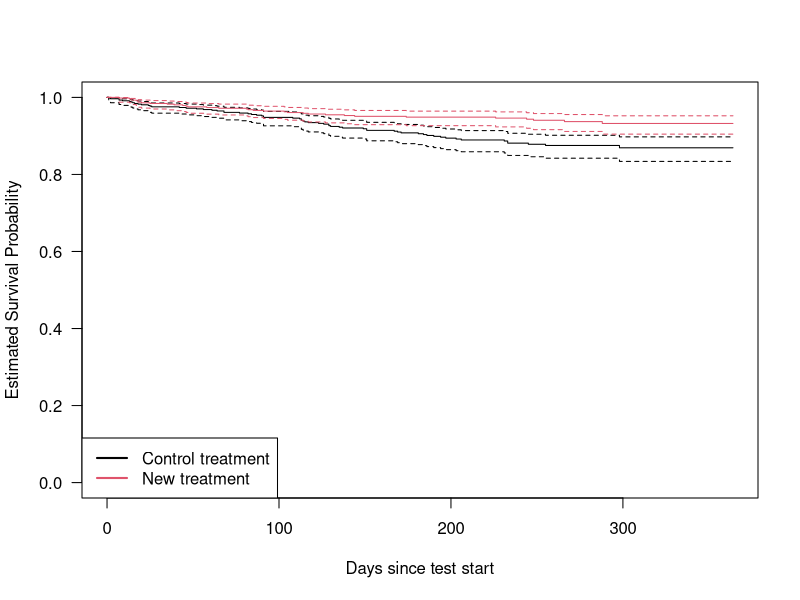
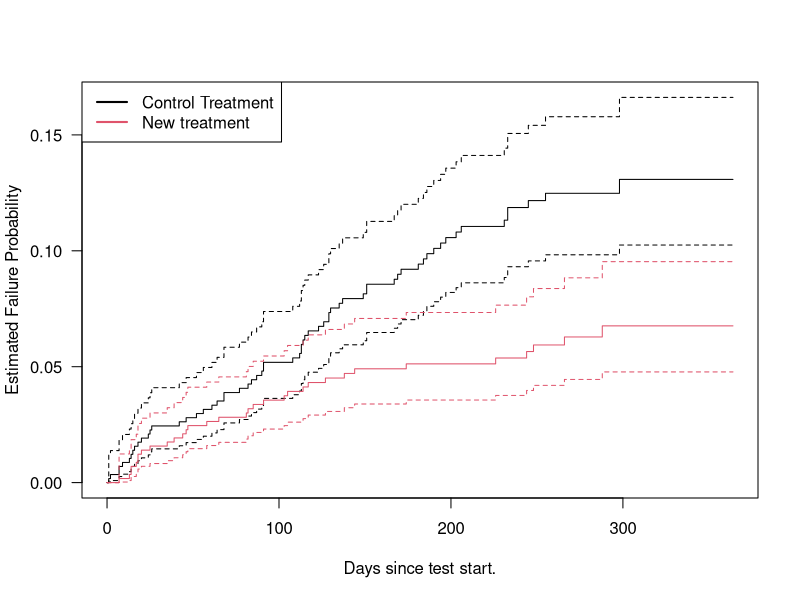
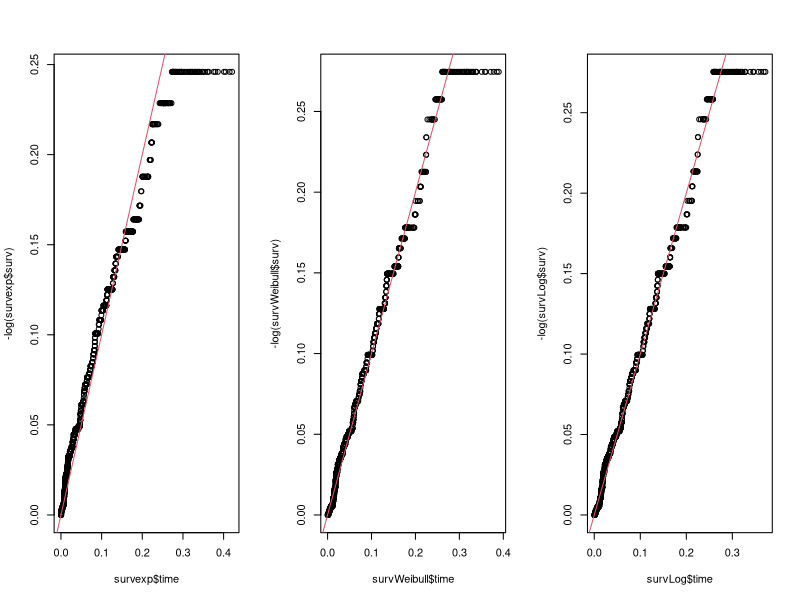
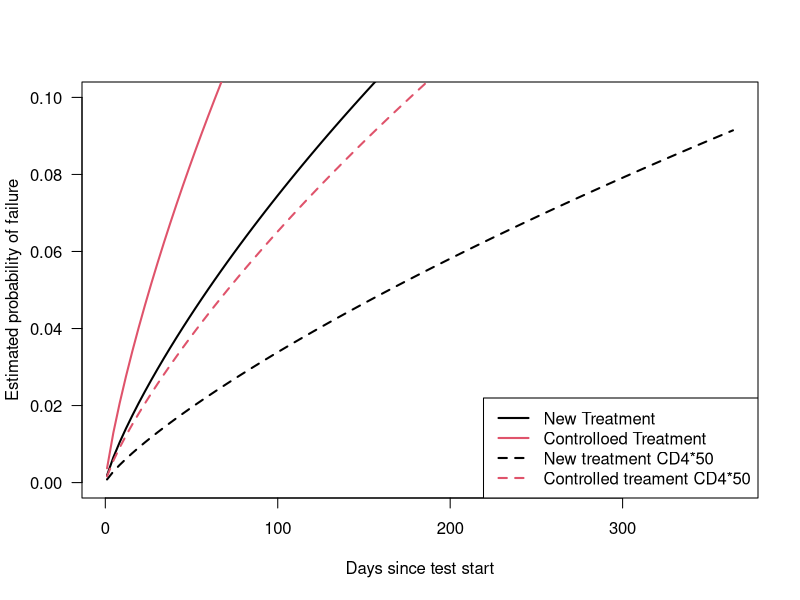

The R source for these figures, in order:
library(lmtest)
setwd("C:/Users/Christian/Desktop/5. Semester/StatMod/Assignment 2")

logistic <- read.delim("Logistic.txt", header=TRUE, sep="")

#n = total number og ikke no, explanatory er logistic$AZT
fitlog <- glm(cbind(logistic$AIDS_yes, n-logistic$AIDS_yes)~logistic$AZT, family=binomial("logit"), data=logistic)
summary(fitlog)

########odds ratio, it's logit so e^(b1) og e^(b0)###########
#When patient is not treated with AZT, odds ratio is 0.355
exp(fitlog$coefficients[1])
#When patient is treated with AZT, odds ratio is 0.486, this is how much the odds 
#of AIDS decreases
exp(fitlog$coefficients[2])

#confidence interval and odds ratio, interval doesn't cover 0, indicates significance
round(exp(cbind(OR = coef(fitlog), confint.default(fitlog, level=0.95))),5)

######################MODEL COMPARISON########################
#Log ratio test, givet ved deviance, page 168, model comparison, IAL
#null model deviance and the deviance of the model with AZT
LRT<- fitlog$null.deviance-fitlog$deviance
#pvalue
1-pchisq(LRT, df=1)

#this is less than 5%, we reject H0: AZT have no effect on AIDS.
#LRT sees if there is a significant difference between the null model
#and the model with AZTyes

#wald test, works best for large data sets. Tests if B1 is significant
#it does this by looking at if it improves the MLE or not
#H0: B1=0, if the nulhypothesis is accepted, B1 is insignificant
Z<-(fitlog$coefficients[2]/summary(fitlog)$coefficients[, 2][2])^2
1-pchisq(Z, df=1)
#we see it's significant, H0 is rejected

#confidence interval for the coefficients, they don't span over 0. They are significant
confint(fitlog)

#Score test, what's wrong? regn den ud selv
s <- function(psi,x,N){
    theta <- exp(psi)/(1+exp(psi))
    n *(mean(x) - N * theta) /(theta*(1-theta))
}

I <- function(psi, x, N){
  n*N*exp(psi)/(1+exp(psi))^2
}

#score test med ANOVA, den er signifikant
anova(fitlog, test="Rao")



###################### PART 3 SURVIVAL ANALYSIS ##########################
library(survival)
actg<-read.delim("actg320.txt", header=TRUE, sep="")

# Number of events indicate AIDS or death, 1=dead, 63 deaths in control treatment
#33 in new treatment
by(actg$event, actg$tx, sum)

# Total follow up time in days
by(actg$time, actg$tx, sum)
#average of 236 days
by(actg$time, actg$tx, summary)

#survival fit
Surv.tx <- survfit(Surv(time, event == 1)~tx, conf.type = "log-log", data = actg)
Surv.tx

#clearly the new treatment group are doing better, confidence interval doesn't cross each other
#and we see that overall the new treatment group has a higher survival probability
plot(Surv.tx, conf.int = TRUE, las = 1, xlab = "Days since test start",
     ylab = "Estimated Survival Probability", col=1:2, lwd = 1)
legend("bottomleft", col=1:2, c("Control treatment","New treatment"), lwd=2)

#Cumulative 
plot(Surv.tx, fun=function(x) {1- x}, conf.int = TRUE, las = 1,
     xlab = "Days since test start.", ylab = "Estimated Failure Probability", col = 1:2)
legend("topleft", col=1:2, c("Control Treatment", "New treatment"), lwd=2)

#log rank test
survdiff(Surv(time, event == 1) ~ tx, data = actg)
#low p-value, reject that they are the same.
1-pchisq(10.5, df=1)
###########################PARAMETRIC SURVIVAL MODELS#########################

par(mfrow = c(2,2))

# The exponential model
modexp <- survreg(Surv(time, event) ~ tx + cd4, data = actg, dist = "exponential")
summary(modexp)

# The Weibull model
modWeibull <- survreg(Surv(time, event) ~ tx + cd4, data = actg, dist = "weibull")
summary(modWeibull)

# The log-logistic model
modLog <- survreg(Surv(time, event) ~ tx + cd4, data = actg, dist = "loglogistic")
summary(modLog)


par(mfrow=c(1,3))
# Model check (Coxsnell) exponential
actg$CoxSnell <- actg$time*exp(-modexp$linear.predictors)
survexp <- survfit(Surv(CoxSnell, event == 1) ~ 1 , data = actg)
plot(survexp$time, -log(survexp$surv))
abline(a=0, b=1, col = 2)


# Model check (Coxsnell) weibull
actg$CoxSnell2 <- exp((log(actg$time)-modWeibull$linear.predictors)/modWeibull$scale)
survWeibull <- survfit(Surv(CoxSnell2, event==1)~1 , data = actg)
plot(survWeibull$time, -log(survWeibull$surv))
abline(a=0, b=1, col = 2)


#model check (coxsnell) log logistic
actg$CoxSnell3 <- (log(actg$time)-modLog$linear.predictors)/modLog$scale
actg$CS3 <- log(1+exp(actg$CoxSnell3))
survLog <- survfit(Surv(CS3, event==1)~1 , data = actg)
plot(survLog$time, -log(survLog$surv))
abline(a=0, b=1, col = 2)

par(mfrow = c(1,1))
#Looking at the AIC, log-logistic model seems to be the best.
AICexp <- -2*modexp$loglik[2]+ 2*modexp$df; AICexp
AICWeibull <- -2*modWeibull$loglik[2]+ 2*modWeibull$df; AICWeibull
AICLog <- -2*modLog$loglik[2]+ 2*modLog$df; AICLog

confint(modLog)
summary(modLog)

#Time Ratio, it is seen that 1 is not included, this means it is significant
exp(cbind(coef(modLog),confint(modLog)))
exp(cbind(coef(modLog),confint(modLog))*50)

xrange <- range(actg$time); xrange
t <-seq(xrange[1],xrange[2],length=100)

# Log-Logistic
coef4 <- modLog$coefficients
# The model for the new treatment (x = 1)
z411 <- (log(t)-(coef4[1]+coef4[2]+coef4[3]))/modLog$scale
# The model for the placebo treatment (x = 0)
z400 <- (log(t)-(coef4[1]+coef4[3]))/modLog$scale
S411 <- (1+exp(z411))^-1
S400 <- (1+exp(z400))^-1

# Count = 50
# The model for the new treatment w. CD4=80 (x = 1)
z41 <- (log(t)-(coef4[1]+coef4[2]+coef4[3]*50))/modLog$scale
# The model for the placebo treatment w. CD4=50 (x = 0)
z40 <- (log(t)-(coef4[1]+coef4[3]*50))/modLog$scale
S41 <- (1+exp(z41))^-1
S40 <- (1+exp(z40))^-1

# get the range for the y axis
yrange <- range(seq(0,0.1,0.001)); yrange
# set up the plot
plot(xrange, yrange, type="n",xlab= "Days since test start", ylab=
       "Estimated probability of failure",las= 1)
# Log logistic
lines(t, 1-S411, type="l", col=1, lwd=2)
lines(t, 1-S400, type="l", col=2, lwd=2)
lines(t, 1-S41, type="l", col=1, lty = 2, lwd=2)
lines(t, 1-S40, type="l", col=2, lty = 2, lwd=2)
legend(x = "bottomright", lty = c(1,1,2,2), lwd = 2, col = 1:2, legend=
         c("New Treatment","Controlloed Treatment", "New treatment CD4*50", "Controlled treament CD4*50"))

